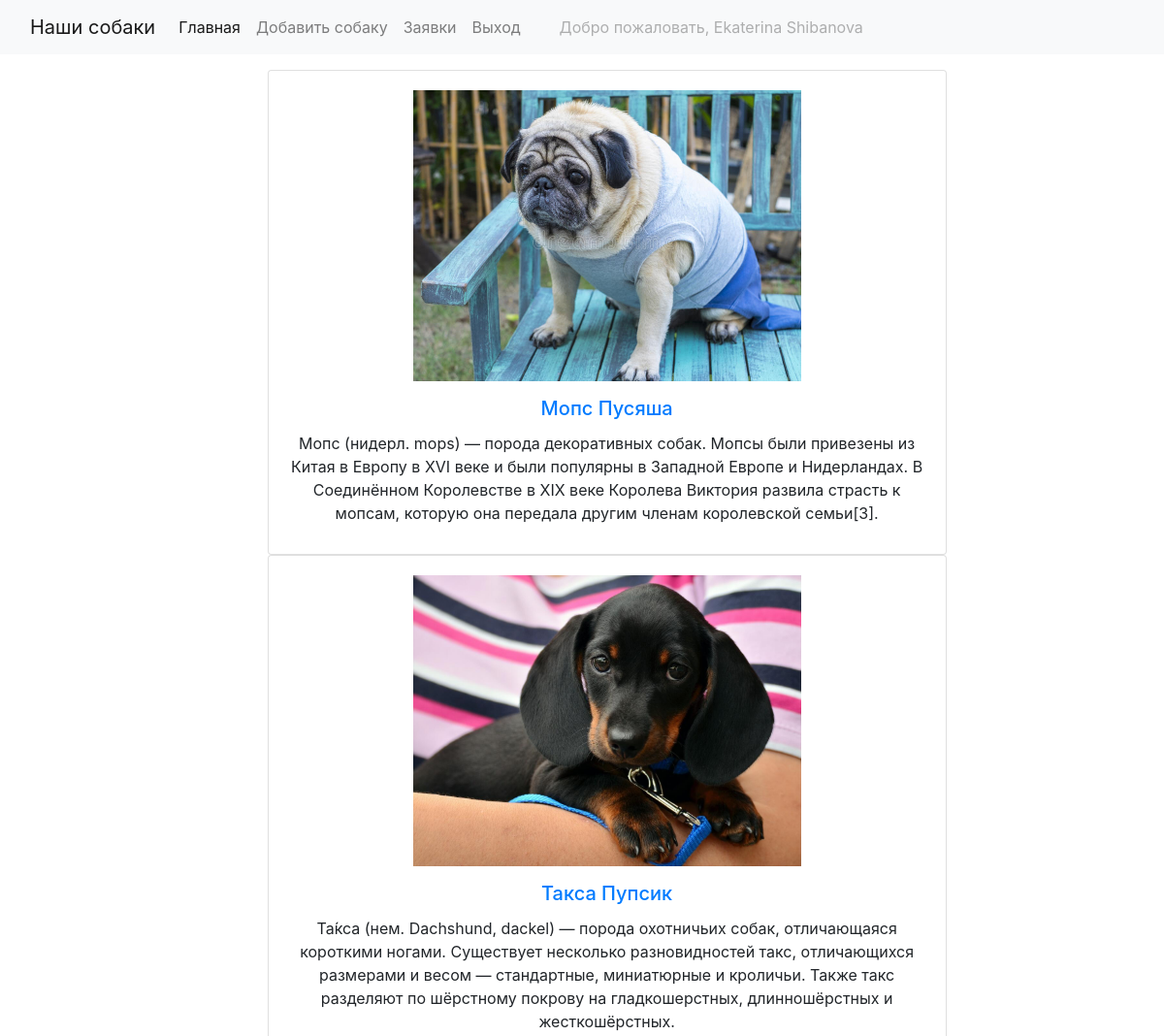
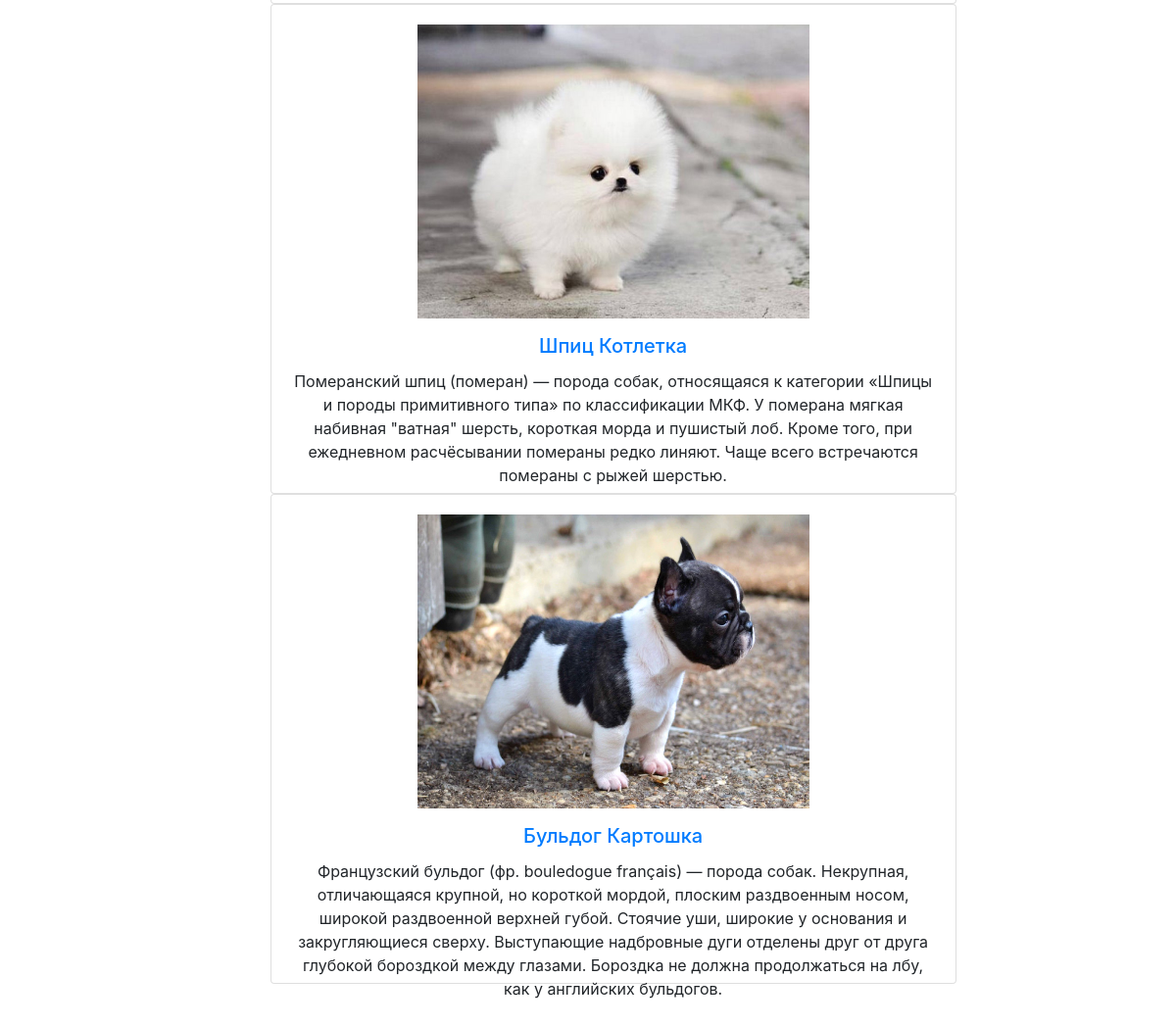
The app's page / (signed in) with its own data (2 pictures, top to bottom).
### blog/models.py (models this page shows, shortened)
class Dogs(models.Model):
    dogName = models.CharField(verbose_name='Имя',
                               max_length=50)
    description = models.TextField(verbose_name='Описание',
                                   blank=True)
    weight = models.FloatField(verbose_name='Вес',
                               blank=False)
    height = models.FloatField(verbose_name='Рост',
                               blank=False)
    age = models.FloatField(verbose_name='Возраст', blank=False)
    price = models.FloatField(verbose_name="Цена")
    photo = models.ImageField(verbose_name='Изображения',
                              upload_to='photos/%Y/%m/%d/', blank=True)
    character = models.ManyToManyField('Characters', verbose_name='Черты характера', blank=True)
    class Meta:
        verbose_name = 'Собака'
        verbose_name_plural = 'Собаки'

### blog/views.py (the view)
# urls.py: path('', index, name='index'),
def index(request):
    dogs = Dogs.objects.all()
    context = {
        'dogs': dogs,
        'title': 'Наши Собаки'
    }
    return render(request, template_name='blog/index.html', context=context)

### templates/blog/index.html
{% extends "layout/base.html" %}
{% block content %}
    {% for item in dogs %}
        <div class="d-flex justify-content-center">
    <div class="col-sm-6">
    <div class="card text-center" style="width:700px;height:500px">
      <div class="card-body" >
          <a href="{% url 'by_dog' item.pk %}">
                            <img src="{{ item.photo.url }}" width="400" height="300"  alt=""/>
                 </a>
        <h5 class="card-title mt-3"><a href="{% url 'by_dog' item.pk %}">{{ item.dogName }}</a></h5>
        <p class="card-text mb-3" >{{ item.description }}</p>
      </div>
    </div>
  </div>
        </div>
    {% endfor %}
{% endblock %}

### templates/layout/base.html (shortened to what this page needs)
<!DOCTYPE html>
<html lang="en">
<head>
    <link rel="stylesheet" href="https://stackpath.bootstrapcdn.com/bootstrap/4.1.3/css/bootstrap.min.css">
</head>
<body>
<nav class="navbar navbar-expand-lg navbar-light bg-light">
<div class="container-fluid">
    <a class="navbar-brand" href="#">Наши собаки</a>
    <div class="collapse navbar-collapse" id="navbarSupportedContent">
      <ul class="navbar-nav me-auto mb-2 mb-lg-0">
        <li class="nav-item">
          <a class="nav-link active" aria-current="page" href="{% url 'index' %}">Главная</a>
        </li>
          {% if user.is_staff %}
       <li class="nav-item">
          <a class="nav-link" href="{% url 'add' %}">Добавить собаку</a>
        </li>
      {% endif %}
      {% if user.is_authenticated %}
      <li class="nav-item">
          <a class="nav-link" href="{% url 'deals' %}">Заявки</a>
        </li>
      <li class="nav-item">
          <a class="nav-link" href="{% url 'logout' %}">Выход</a>
        </li>
      <li class="nav-item">
          <a class="nav-link disabled ml-4" href="#" tabindex="-1" aria-disabled="true">Добро пожаловать, {{ user.first_name }} {{ user.last_name }}</a>
        </li>
      {% endif %}
      </ul>
    </div>
</div>
</nav>
<div class="container mt-3">
 <div class="col-md-9">
    <section>
        {% block content %}
        {% endblock %}
    </section>
 </div>
</div>
</body>
</html>

### records on screen
Dogs: photo (picture), dogName "Мопс Пусяша", description "Мопс (нидерл. mops) — порода декоративных собак. Мопсы были привезены из Китая в Европу в XVI веке и были популярны в Западной Европе и Нидерландах. В Соединённом Королевстве в XIX веке Королева Виктория развила страсть к мопсам, которую она передала другим членам королевской семьи[3]."
Dogs: photo (picture), dogName "Такса Пупсик", description "Та́кса (нем. Dachshund, dackel) — порода охотничьих собак, отличающаяся короткими ногами. Существует несколько разновидностей такс, отличающихся размерами и весом — стандартные, миниатюрные и кроличьи. Также такс разделяют по шёрстному покрову на гладкошерстных, длинношёрстных и жесткошёрстных."
Dogs: photo (picture), dogName "Шпиц Котлетка", description "Померанский шпиц (померан) — порода собак, относящаяся к категории «Шпицы и породы примитивного типа» по классификации МКФ. У померана мягкая набивная \"ватная\" шерсть, короткая морда и пушистый лоб. Кроме того, при ежедневном расчёсывании помераны редко линяют. Чаще всего встречаются помераны с рыжей шерстью."
Dogs: photo (picture), dogName "Бульдог Картошка", description "Французский бульдог (фр. bouledogue français) — порода собак. Некрупная, отличающаяся крупной, но короткой мордой, плоским раздвоенным носом, широкой раздвоенной верхней губой. Стоячие уши, широкие у основания и закругляющиеся сверху. Выступающие надбровные дуги отделены друг от друга глубокой бороздкой между глазами. Бороздка не должна продолжаться на лбу, как у английских бульдогов."

### other values on screen
{{ user.first_name }} "Ekaterina"
{{ user.last_name }} "Shibanova"
